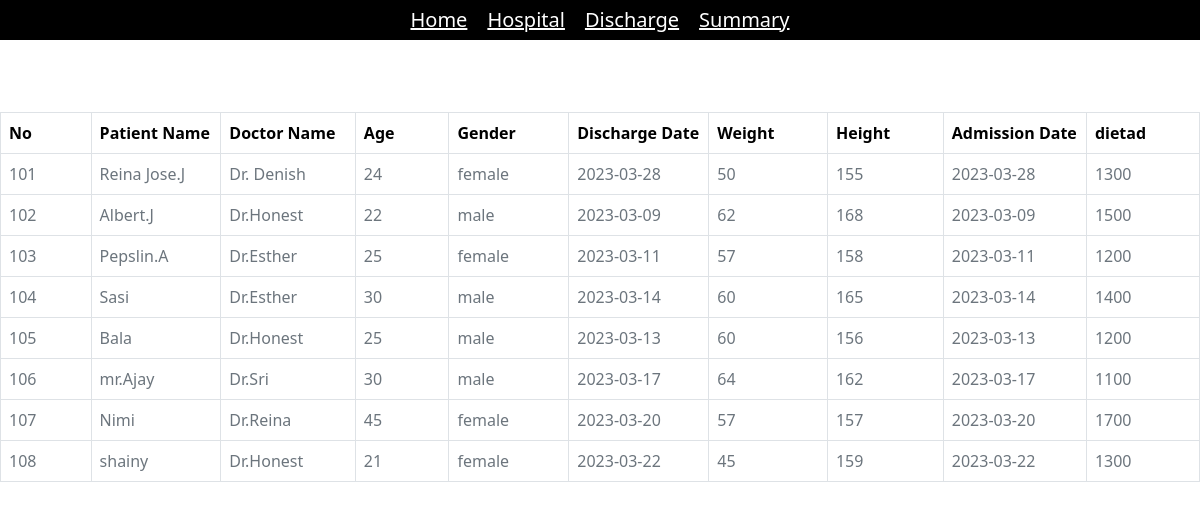
The app's page /diet/View.php with its own data.
### tables this page shows
CREATE TABLE `patdata` (
  `sno` int(10) NOT NULL,
  `pname` varchar(25) NOT NULL,
  `dname` varchar(25) NOT NULL,
  `age` int(10) NOT NULL,
  `gender` varchar(25) NOT NULL,
  `ddate` date NOT NULL,
  `weight` int(10) NOT NULL,
  `height` int(10) NOT NULL,
  `adate` date NOT NULL,
  `dietad` int(10) NOT NULL,
  `SID` int(11) NOT NULL
);

### diet/View.php (the view, shortened to what this page needs)
<?php
include "header.php";
include "config.php";
?>
<!DOCTYPE html>
<html lang="en">
<head>
    <link href="https://cdn.jsdelivr.net/npm/bootstrap@5.3.2/dist/css/bootstrap.min.css" rel="stylesheet">
</head>
<body>
    <br><br><br>
<table class="table table-bordered">
  <thead>
    <tr>
      <th scope="col">No</th>
      <th scope="col">Patient Name</th>
      <th scope="col">Doctor Name</th>
      <th scope="col">Age</th>
      <th scope="col">Gender</th>
      <th scope="col">Discharge Date</th>
      <th scope="col">Weight</th>
      <th scope="col">Height</th>
      <th scope="col">Admission Date</th>
      <th scope="col">dietad</th>
    </tr>
  </thead>
  <tbody>
 <?php
 $sql = "SELECT * FROM patdata";
 $res = $con->query($sql);
 while($row=$res->fetch_assoc()){
            echo "
               <tr>
                   <td class='align-middle' >
                      <span class='text-secondary text-xs font-weight-bold'>{$row['sno']}</span>
                    </td>
                    <td class='align-middle '>
                      <span class='text-secondary text-xs font-weight-bold'>{$row["pname"]}</span>
                    </td>
                    <td class='align-middle '>
                    <span class='text-secondary text-xs font-weight-bold'>{$row["dname"]}</span>
                  </td>
                  <td class='align-middle '>
                   <span class='text-secondary text-xs font-weight-bold'>{$row["age"]}</span>
                </td>
                <td class='align-middle '>
                <span class='text-secondary text-xs font-weight-bold'>{$row["gender"]}</span>
             </td>
                <td class='align-middle' >
                <span class='text-secondary text-xs font-weight-bold'>{$row['ddate']}</span>
              </td>
              <td class='align-middle '>
                <span class='text-secondary text-xs font-weight-bold'>{$row["weight"]}</span>
              </td>
              <td class='align-middle '>
              <span class='text-secondary text-xs font-weight-bold'>{$row["height"]}</span>
            </td>
            <td class='align-middle '>
             <span class='text-secondary text-xs font-weight-bold'>{$row["adate"]}</span>
          </td>
          <td class='align-middle '>
          <span class='text-secondary text-xs font-weight-bold'>{$row["dietad"]}</span>
       </td>
            </tr>";
         }
          ?>
                  </tbody>
</table>
</body>
</html>

### diet/header.php (shortened to what this page needs)
<!DOCTYPE html>
<html lang="en">
<head>
    <link rel="stylesheet" href="style-home.css">
    <link rel="stylesheet" href="style.css">
</head>
<body>
    <div class="menu">
        <div><a href="index.php">Home</a></div>
        <div><a href="Hospital.php">Hospital</a></div>
        <div><a href="discharge.php">Discharge</a></div>
        <div><a href="Summary1.php">Summary</a></div>
    </div>
</body>
</html>

### diet/style-home.css (style rules this page uses)
body { font-family:'Times New Roman', Times, serif; font-size: 10px; margin: 0; padding: 0; background-color: #ffffff; }
.menu { display: flex; flex-direction: row; justify-content: center; gap: 20px; width: 100%; height: 40px; background-color: #000; align-items: center; position: sticky; top: 0%; }
.menu div a { cursor: pointer; font-size: 20px; color: rgb(255, 255, 255); }

### diet/style.css (style rules this page uses)
* { padding: 0; margin: 0; }
body { background-color: lightgrey; }
td { background-color: rgb(255, 255, 255); height: 30px; bottom: 20px; }
.table { border-collapse:collapse; }
th { border:1px solid black; width: 900px; height: 40px; margin-right: 20px; margin-left: 280px; text-align: left; }

### records on screen
patdata: sno "101", pname "Reina Jose.J", dname "Dr. Denish", age "24", gender "female", ddate "2023-03-28", weight "50", height "155", adate "2023-03-28", dietad "1300"
patdata: sno "102", pname "Albert.J", dname "Dr.Honest", age "22", gender "male", ddate "2023-03-09", weight "62", height "168", adate "2023-03-09", dietad "1500"
patdata: sno "103", pname "Pepslin.A", dname "Dr.Esther", age "25", gender "female", ddate "2023-03-11", weight "57", height "158", adate "2023-03-11", dietad "1200"
patdata: sno "104", pname "Sasi", dname "Dr.Esther", age "30", gender "male", ddate "2023-03-14", weight "60", height "165", adate "2023-03-14", dietad "1400"
patdata: sno "105", pname "Bala", dname "Dr.Honest", age "25", gender "male", ddate "2023-03-13", weight "60", height "156", adate "2023-03-13", dietad "1200"
patdata: sno "106", pname "mr.Ajay", dname "Dr.Sri", age "30", gender "male", ddate "2023-03-17", weight "64", height "162", adate "2023-03-17", dietad "1100"
patdata: sno "107", pname "Nimi", dname "Dr.Reina", age "45", gender "female", ddate "2023-03-20", weight "57", height "157", adate "2023-03-20", dietad "1700"
patdata: sno "108", pname "shainy", dname "Dr.Honest", age "21", gender "female", ddate "2023-03-22", weight "45", height "159", adate "2023-03-22", dietad "1300"
